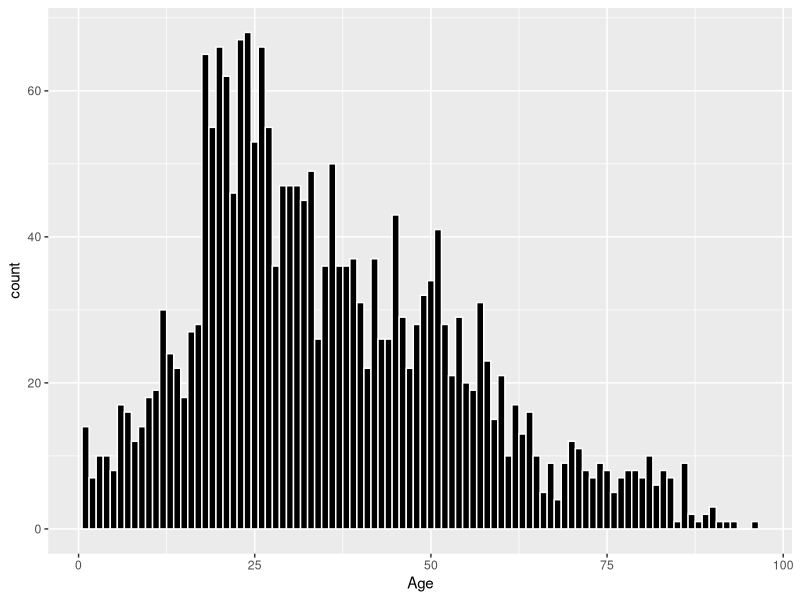
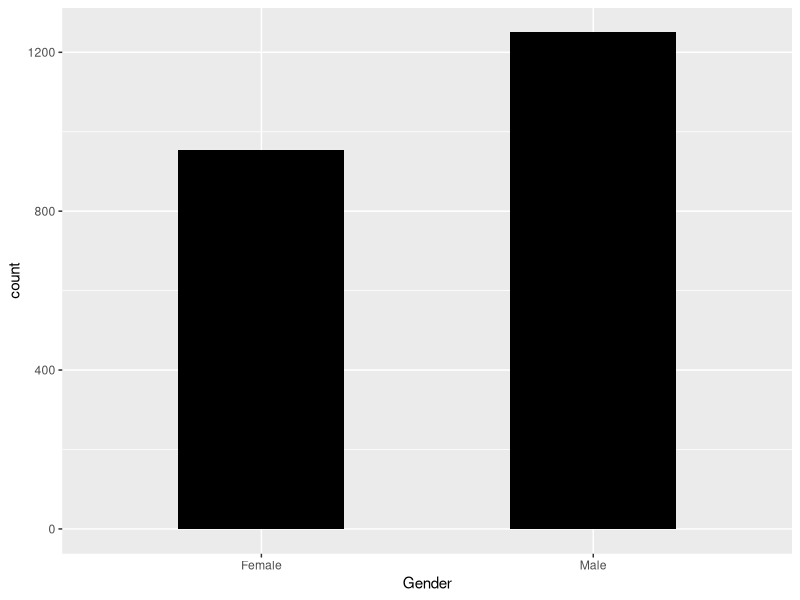

The R source for these figures, in order:
## ---- chunk 1
library(tidyverse)
## ---- chunk 2
# Loading the data into R 
Accidents_2017 <- read_csv("Data/datagov-uk-6efe5505-941f-45bf-b576-4c1e09b579a1/2017-8.csv", 
col_names = c("Reference_Number","Easting","Northing","Vehicles_Num","Accident_Date","Time","Road_Class","Road_Surface",
              "Lightning_Cond","Weather_Cond","Vehicle_Type","Casualty_Class","Severity","Gender","Age"), skip = 1)

# Parsing the data
Accidents_Date <- Accidents_2017$Accident_Date
Accidents_Date <- parse_date(Accidents_Date, "%m/%d/%Y")

Time <- Accidents_2017$Time
Time <- parse_time(Time, "%H%M")

# Adding the new columns to the tibble.
Accidents_2017 <- Accidents_2017 %>%
  select(1:4, 7:15) %>%
  mutate(Accidents_Date, Time) 

Accidents_2017 <- Accidents_2017[,c(1:4,14,15,5:13)]

## ---- chunk 3
str(Accidents_2017)
## ---- chunk 4
# Variance 

ggplot(data = Accidents_2017, mapping= aes(x=Age)) +
  geom_histogram(binwidth = 1,fill="black", color = "white") 
## ---- chunk 5
# Variance

ggplot(data = Accidents_2017, mapping = aes(x=Gender)) + 
  geom_bar(fill = "black" , width = 0.5)
## ---- chunk 6
Accidents_2017 %>%
  group_by(Age) %>%
  summarise(count = n())
## ---- chunk 7
Accidents_2017 %>%
  group_by(Gender) %>%
  summarise(count = n())
## ---- chunk 8
Accidents_2017 %>%
  group_by(Accidents_Date) %>%
  summarise(count = n())
